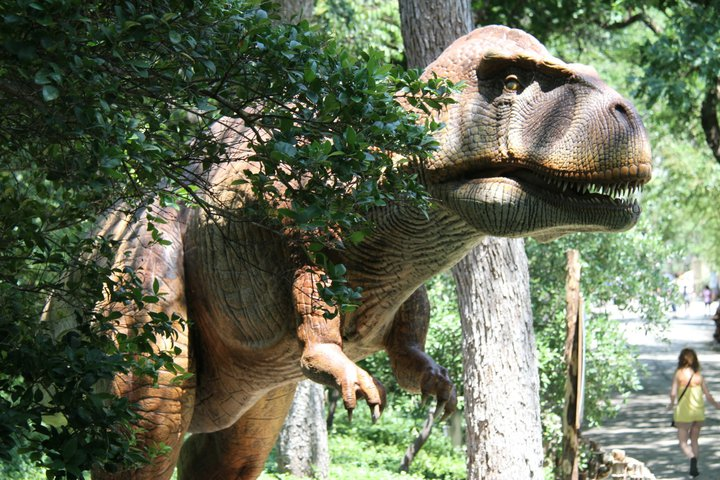
#> input picture 04_filters/trex.jpg, 720 x 480 px
$ python unsharp_mask_image.py
#> lines starting #> are read from the running program, lines starting #| are printed output that depends on the picture
# unsharp_mask_image.py

from PIL import Image
from PIL import ImageFilter


def unsharp_mask(input_image, output_image):
#> called with input_image = 'trex.jpg', output_image = 'trex_unsharp.jpg'
    image = Image.open(input_image)
#> image is the input picture: PIL image 720x480 RGB; mean R, G, B 103.3, 111.3, 88.5
    filtered_image = image.filter(ImageFilter.UnsharpMask)
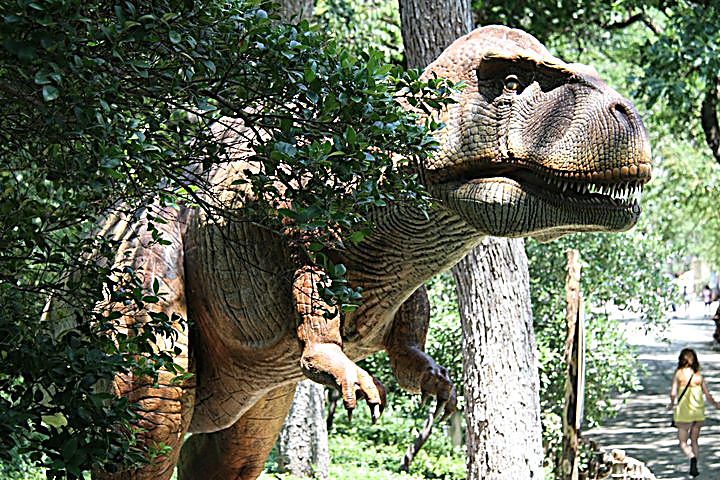
#> filtered_image: PIL image 720x480 RGB; mean R, G, B 102.2, 109.7, 89.4
    filtered_image.save(output_image)


if __name__ == "__main__":
    unsharp_mask("trex.jpg", "trex_unsharp.jpg")

$ run again, with 04_filters/buffalo.jpg copied over 04_filters/trex.jpg
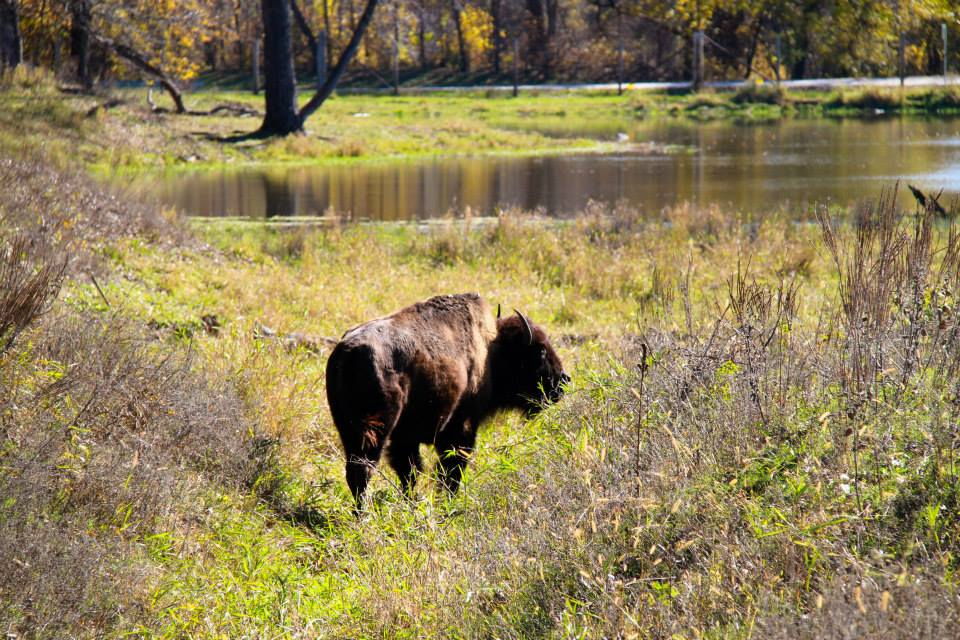
#> input picture 04_filters/buffalo.jpg, 960 x 640 px
#> in unsharp_mask, image is the input picture: PIL image 960x640 RGB; mean R, G, B 141.6, 127, 85.8
#> in unsharp_mask, `filtered_image = image.filter(ImageFilter.UnsharpMask)`:
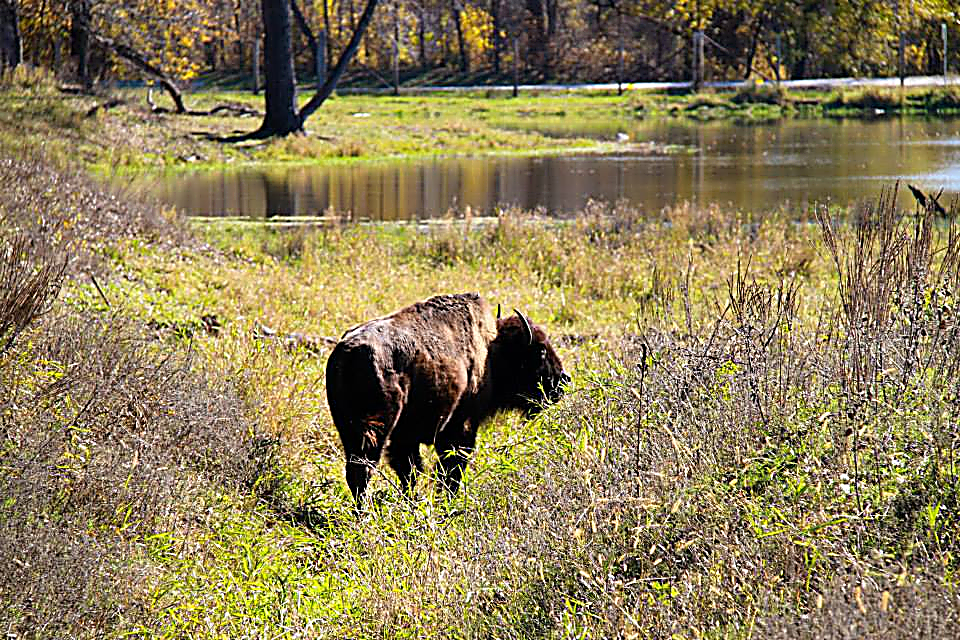
#> filtered_image: PIL image 960x640 RGB; mean R, G, B 140.5, 126.7, 87.3

$ run again, with 04_filters/butterfly.jpg copied over 04_filters/trex.jpg
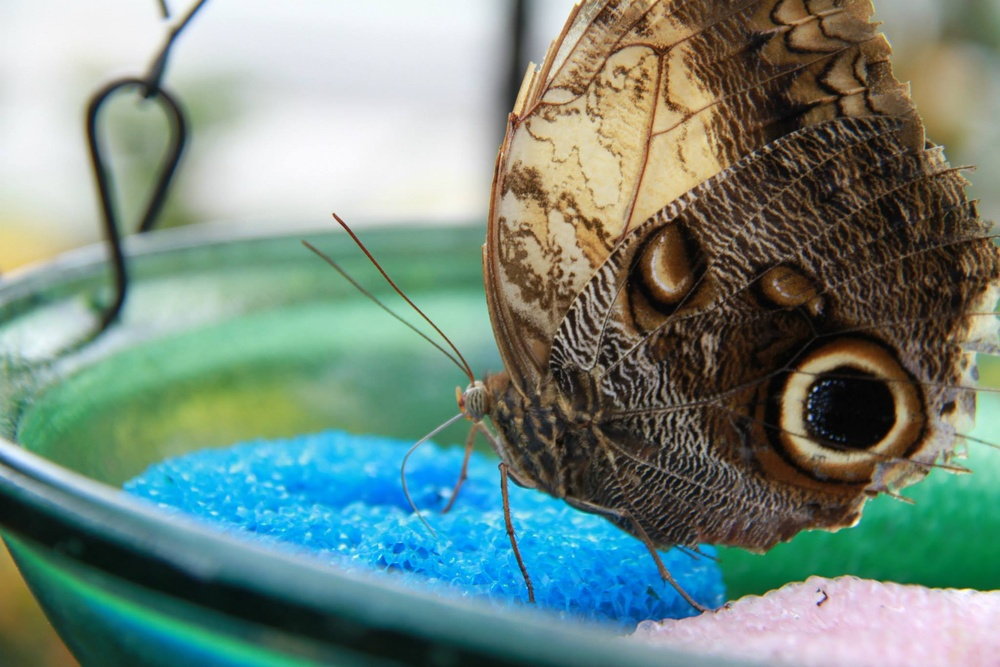
#> input picture 04_filters/butterfly.jpg, 1000 x 667 px, shrunk from 2048 x 1366 before the run
#> in unsharp_mask, image is the input picture: PIL image 1000x667 RGB; mean R, G, B 115.3, 137.2, 127.2
#> in unsharp_mask, `filtered_image = image.filter(ImageFilter.UnsharpMask)`:
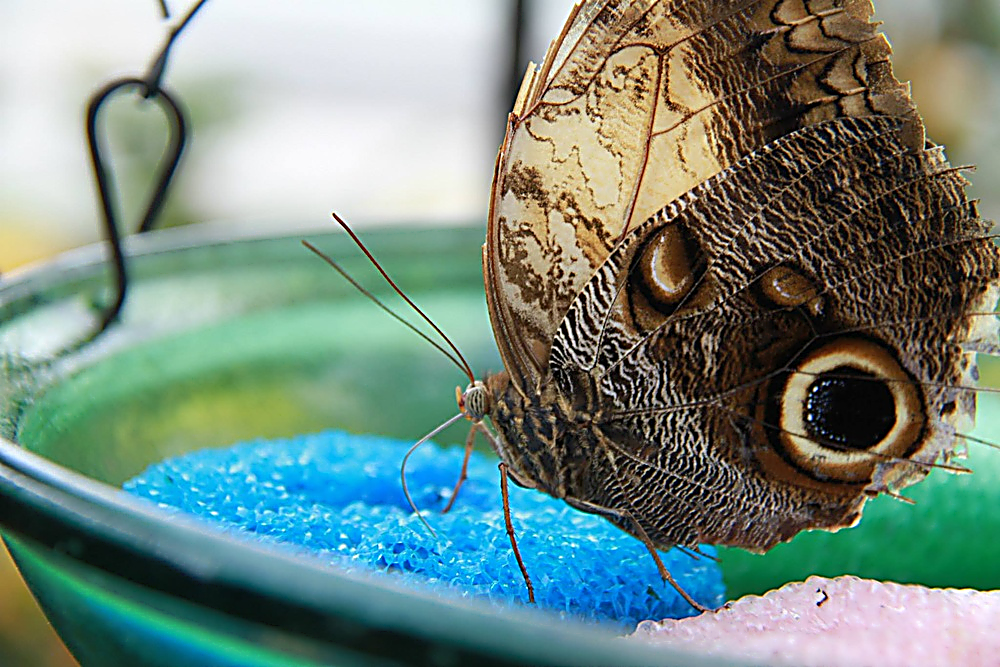
#> filtered_image: PIL image 1000x667 RGB; mean R, G, B 115.6, 137.4, 127.5

$ run again, with 04_filters/cactus.jpg copied over 04_filters/trex.jpg
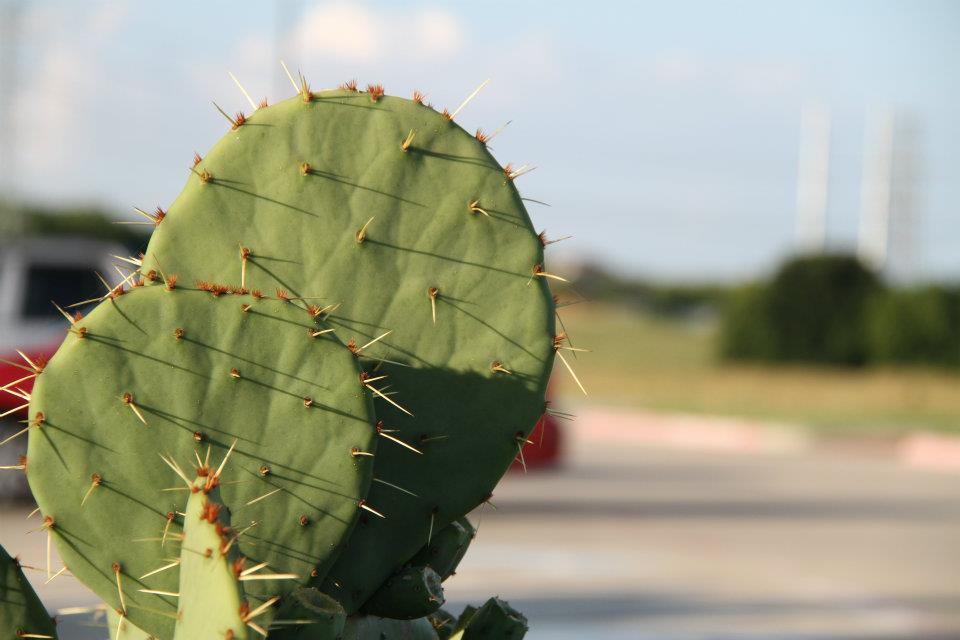
#> input picture 04_filters/cactus.jpg, 960 x 640 px
#> in unsharp_mask, image is the input picture: PIL image 960x640 RGB; mean R, G, B 154.5, 156.2, 131.8
#> in unsharp_mask, `filtered_image = image.filter(ImageFilter.UnsharpMask)`:
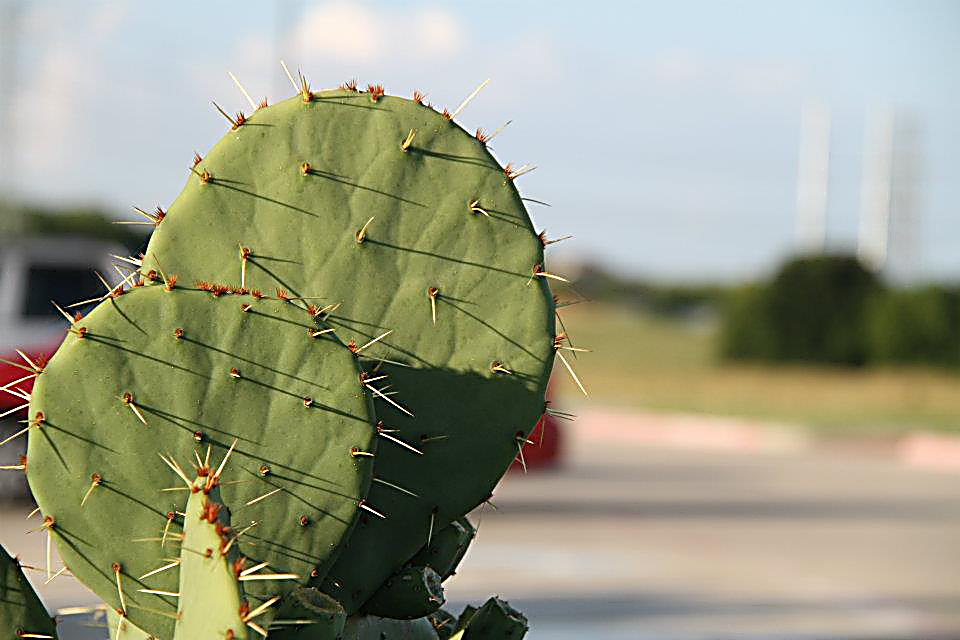
#> filtered_image: PIL image 960x640 RGB; mean R, G, B 154.2, 156, 131.9
